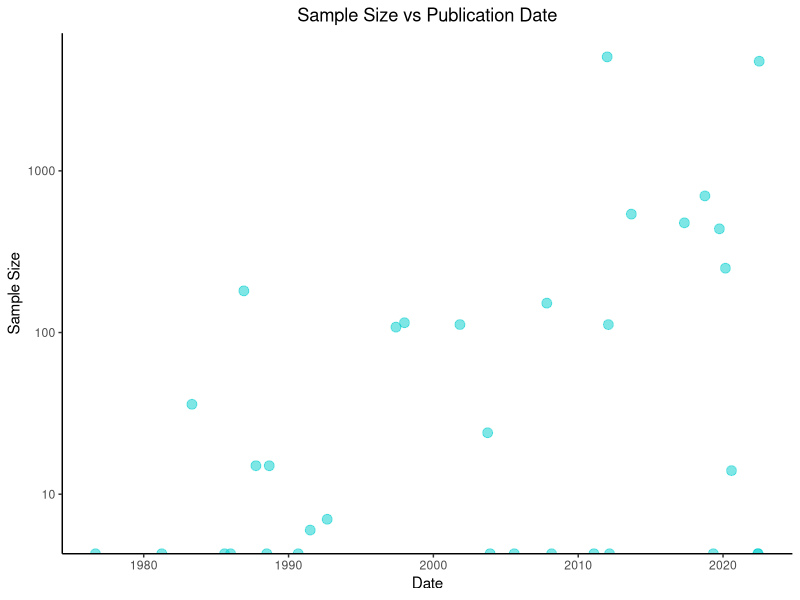

This figure's R source:
#Load required packages from library
library(ggplot2)
library(tidyverse)
library(lubridate)
#Load .csv and name fig_b
fig_b <- read.csv("n_vs_dateold.csv")
#Look at data
head(fig_b)
#format date for R
fig_b$Publication.Date <- ym(fig_b$Publication.Date)
#look at data structure 
str(fig_b)
#Plot data
ggplot(fig_b, aes(x=Publication.Date,y=Sample.Size)) + 
  geom_point(color="cyan3",pch=19,alpha= 0.5, size=3) + 
  labs(title = "Sample Size vs Publication Date",x = "Date",y = "Sample Size") + 
  theme_classic()+theme(plot.title = element_text(hjust=0.5))+
  scale_y_continuous(expand = expansion(mult = c(0, 0.1))) +
  expand_limits(y = 0) +
  scale_y_log10() 

